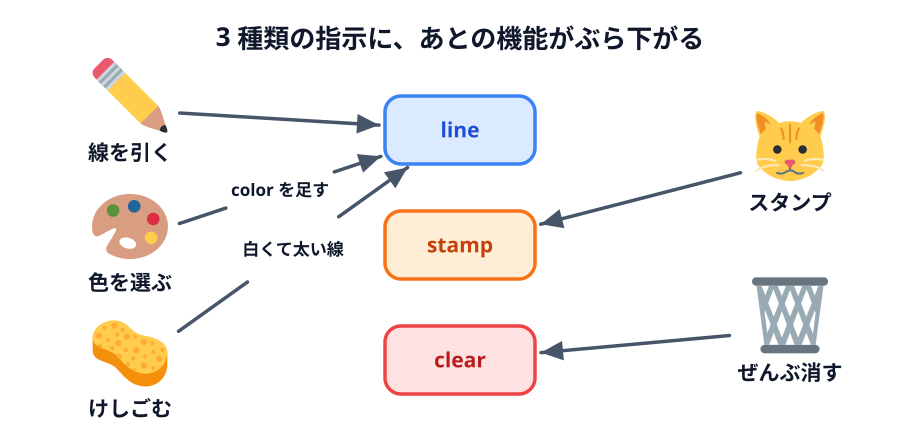

Source code (Python):
# 04-instruction-map.svg
# スキーマ: CENTER-PERIPHERY + LINK（決めた 3 種類の指示に、機能がぶら下がる）
# 先に指示の形を決めたから、あとの機能が「足し算」で済むと分かるようにする

import sys

sys.path.insert(0, "/Users/seekseep/.claude/skills/genfig")
from genfig import Canvas

c = Canvas(920, 440)
c.text(460, 46, "3 種類の指示に、あとの機能がぶら下がる", scale="xl")

line = c.node(460, 130, "line", shape="sticky", color="blue", w=150, h=68)
stamp = c.node(460, 245, "stamp", shape="sticky", color="orange", w=150, h=68)
clear = c.node(460, 360, "clear", shape="sticky", color="red", w=150, h=68)

pen = c.node(130, 110, "線を引く", emoji_cp="270f", w=120, h=84)  # ✏️
color = c.node(130, 240, "色を選ぶ", emoji_cp="1f3a8", w=120, h=84)  # 🎨
eraser = c.node(130, 366, "けしごむ", emoji_cp="1f9fd", w=120, h=84)  # 🧽

cat = c.node(790, 160, "スタンプ", emoji_cp="1f431", w=120, h=84)  # 🐱
trash = c.node(790, 330, "ぜんぶ消す", emoji_cp="1f5d1", w=130, h=84)  # 🗑️

c.link(pen, line)
c.link(color, line, label="color を足す")
c.link(eraser, line, label="白くて太い線")

c.link(cat, stamp)
c.link(trash, clear)

c.save("04-instruction-map.svg")
